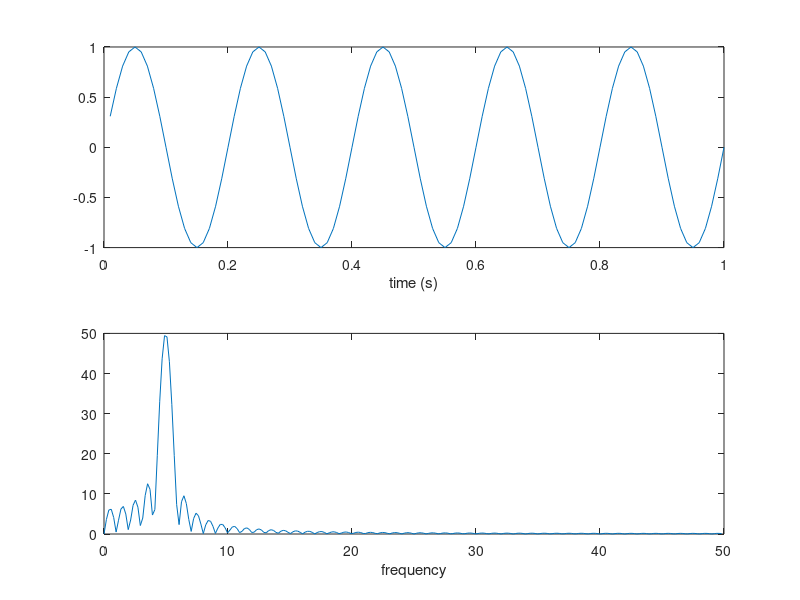

The MATLAB source for this figure:
% Pengamatan Frekuensi Pada Sinyal Tunggal

clear
clc

Fs=100;
t=(1:100)/Fs;
f=5;
s=sin(2*pi*f*t);

subplot(2,1,1)
plot(t,s)
xlabel('time (s)')

S=fft(s,512);
w=(0:255)/256*(Fs/2);

subplot(2,1,2)
plot(w,abs(S(1:256)))
xlabel('frequency')